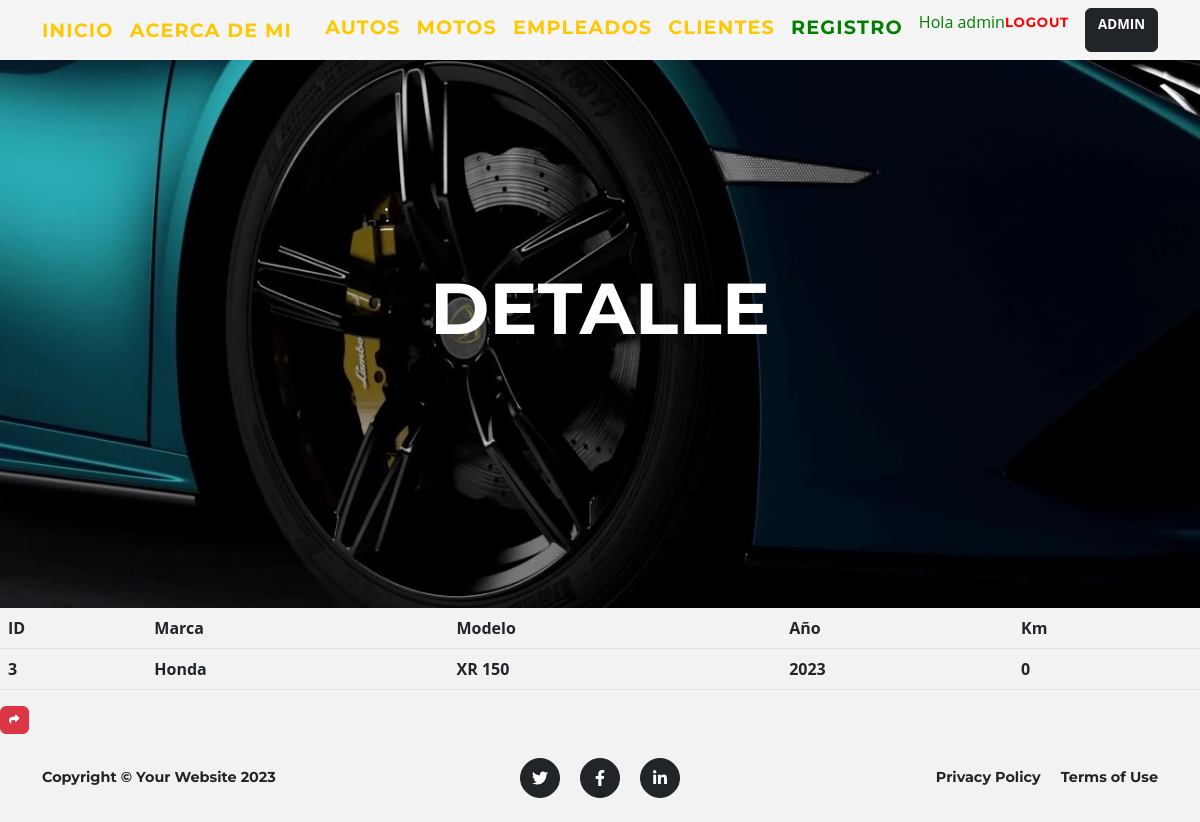
The app's page /aplicacion/detail_moto/3/ (signed in) with its own data.
### aplicacion/models.py (models this page shows, shortened)
class Moto(models.Model):
    marca = models.CharField(max_length=50)
    modelo = models.CharField(max_length=50)
    anio = models.IntegerField()
    kilometraje = models.IntegerField(default=0)

### aplicacion/views.py (the view)
# urls.py: path('detail_moto/<int:pk>/', MotoDetalle.as_view(), name="detail_moto"),
class MotoDetalle(LoginRequiredMixin, DetailView):
    model = Moto
    template_name = "aplicacion/motos_detail.html"

### aplicacion/templates/aplicacion/motos_detail.html (shortened to what this page needs)
{% extends 'aplicacion/base.html' %}
{% load static %}
{% block cabecera %}
    <div class="container">
        <div class="masthead-heading text-uppercase">Detalle</div>
    </div>
{% endblock cabecera %}
{% block contenido %}
<table class="table">
    <thead>
        <tr>
            <th>ID</th>
            <th>Marca</th>
            <th>Modelo</th>
            <th>Año</th>
            <th>Km</th>
        </tr>
    </thead>
    <tbody>
        <tr>
            <td>{{moto.id}}</td>
            <td>{{moto.marca}}</td>
            <td>{{moto.modelo}}</td>
            <td>{{moto.anio}}</td>
            <td>{{moto.kilometraje}}</td>
        </tr>
    </tbody>
</table>
<a
href="{% url 'motos' %}"
class="btn btn-danger"
style="--bs-btn-padding-y: .25rem; --bs-btn-padding-x: .5rem; --bs-btn-font-size: .75rem;"
><i class="fa fa-share fa-sm" title="Volver">Volver</i>
</a>
{% endblock contenido %}

### aplicacion/templates/aplicacion/base.html (shortened to what this page needs)
<!DOCTYPE html>
<html lang="en">
    <head>
        {% load static %}
        <link href="{% static 'aplicacion/css/styles.css' %}" rel="stylesheet" />
    </head>
    <body id="page-top">
        <nav class="navbar navbar-expand-lg navbar-dark fixed-top pt-2 pb-2" id="mainNav" style="background-color: whitesmoke;" >
            <div class="container">
                <a class="navbar-brand" style="font-size:larger;"  href="{% url 'inicio' %}">Inicio</a>
                <a class="navbar-brand" style="font-size:larger;" href="{% url 'aboutme' %}">Acerca de Mi</a>
                <div class="collapse navbar-collapse" id="navbarResponsive">
                    <ul class="navbar-nav text-lg-start ms-auto py-6 py-lg-0">
                        {% if user.is_authenticated %}
                        <a class="navbar-brand" style="font-size:larger;" href="{% url 'autos' %}">Autos</a>
                        <a class="navbar-brand" style="font-size:larger;" href="{% url 'motos' %}">Motos</a>
                        <a class="navbar-brand" style="font-size:larger;" href="{% url 'empleados' %}">Empleados</a>
                        <a class="navbar-brand" style="font-size:larger;" href="{% url 'clientes' %}">Clientes</a>
                        <a class="navbar-brand" style="font-size:larger; color: green;" href="{% url 'register' %}">Registro</a>
                        <p style="color:green"> Hola {{ user.username }}</b></p>
                        <a class="navbar-brand" style="font-size:smaller; color: red;" href="{% url 'logout' %}">Logout</a>
                        <a class="btn btn-dark" style="font-size:smaller;" href="{% url 'admin:index' %}"><b>ADMIN</a>
                        </div>
                        {% endif %}
                </div>
        </nav>
        <header class="masthead">
        {% block cabecera %}{% endblock cabecera %}
        </header>
        {% block contenido %}
        {% endblock contenido %}
        {% block footer%}
        <footer class="footer py-4">
            <div class="container">
                <div class="row align-items-center">
                    <div class="col-lg-4 text-lg-start">Copyright &copy; Your Website 2023</div>
                    <div class="col-lg-4 my-3 my-lg-0">
                        <a class="btn btn-dark btn-social mx-2" href="#!" aria-label="Twitter"><i class="fab fa-twitter"></i></a>
                        <a class="btn btn-dark btn-social mx-2" href="#!" aria-label="Facebook"><i class="fab fa-facebook-f"></i></a>
                        <a class="btn btn-dark btn-social mx-2" href="#!" aria-label="LinkedIn"><i class="fab fa-linkedin-in"></i></a>
                    </div>
                    <div class="col-lg-4 text-lg-end">
                        <a class="link-dark text-decoration-none me-3" href="#!">Privacy Policy</a>
                        <a class="link-dark text-decoration-none" href="#!">Terms of Use</a>
                    </div>
                </div>
            </div>
        </footer>
        {% endblock footer %}
    </body>
</html>

### records on screen
Moto: id "3", marca "Honda", modelo "XR 150", anio "2023", kilometraje "0"

### other values on screen
{{ user.username }} "admin"
